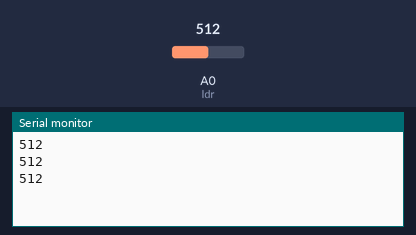
Recording of a sketch running on a simulated Arduino Uno, built with avr-gcc and run on an emulated ATmega328P. Shown: the last lines printed to the serial monitor. The inputs (shaded band) are chosen by the test bench; at power-on: A0 (ldr) = 512.

Above: at 1.3 s.
1.4 s: A0 (ldr) set to 716
At 1.9 s:
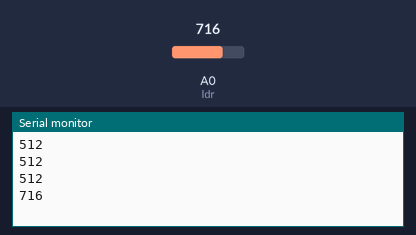
2.9 s: A0 (ldr) set to 900
At 3.4 s:
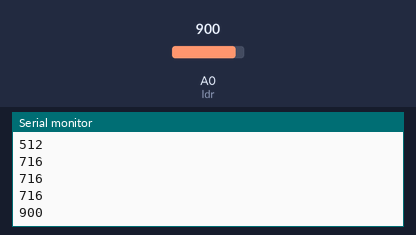
Timing chart, 0 to 5.9 s (numbered marks = the images above; inputs shaded):
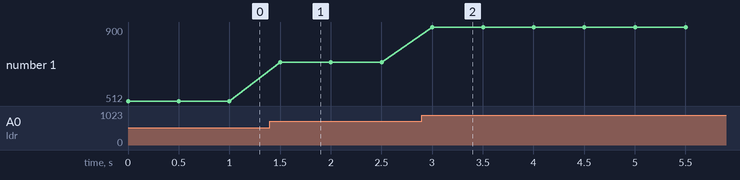

Measured:
- after the input at 1.4 s, the serial monitor: prints a new line after 0.10 s (image 1)
- after the input at 2.9 s, the serial monitor: prints a new line after 0.10 s (image 2)
- plotted number 1: 512 → 716 after the input at 1.4 s, 716 → 900 after the input at 2.9 s

The sketch:

LDR_Arduino.ino
```cpp
int ldr=A0; // The pin that the ldr is atteched to

void setup() {
Serial.begin(9600); // Initialize serial.
}

void loop() { // The loop function runs over and over again forever.
Serial.println(analogRead(ldr)); // Print value on the serial port..
delay(500);
}
```
